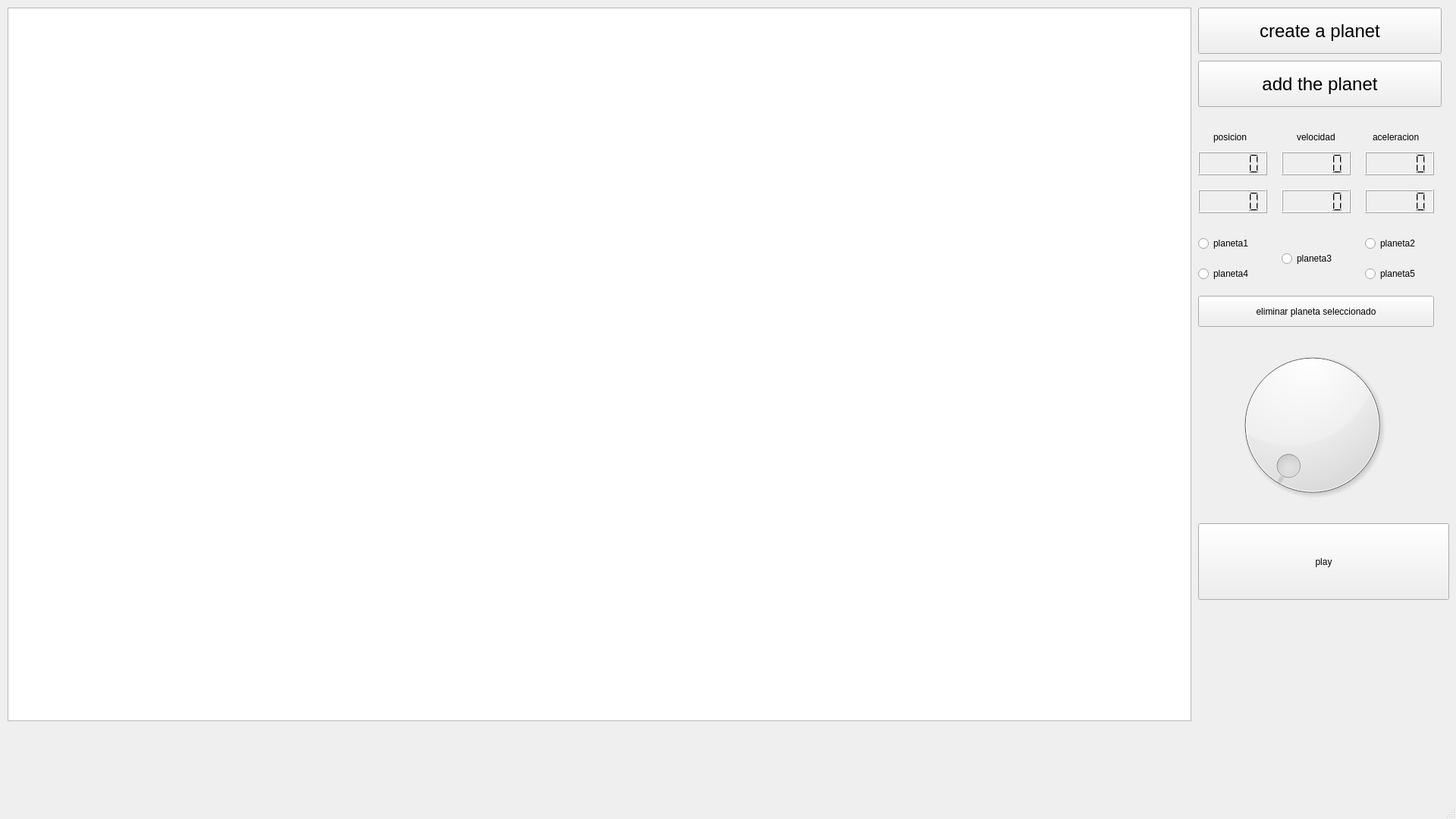
<?xml version="1.0" encoding="UTF-8"?>
<ui version="4.0">
 <class>MainWindow</class>
 <widget class="QMainWindow" name="MainWindow">
  <property name="geometry">
   <rect>
    <x>0</x>
    <y>0</y>
    <width>1920</width>
    <height>1080</height>
   </rect>
  </property>
  <property name="windowTitle">
   <string>MainWindow</string>
  </property>
  <widget class="QWidget" name="centralwidget">
   <widget class="QGraphicsView" name="graphicsView">
    <property name="geometry">
     <rect>
      <x>10</x>
      <y>10</y>
      <width>1561</width>
      <height>941</height>
     </rect>
    </property>
    <property name="cursor" stdset="0">
     <cursorShape>ArrowCursor</cursorShape>
    </property>
    <property name="layoutDirection">
     <enum>Qt::LeftToRight</enum>
    </property>
    <property name="autoFillBackground">
     <bool>false</bool>
    </property>
   </widget>
   <widget class="QPushButton" name="pushButton">
    <property name="geometry">
     <rect>
      <x>1580</x>
      <y>10</y>
      <width>321</width>
      <height>61</height>
     </rect>
    </property>
    <property name="font">
     <font>
      <pointsize>18</pointsize>
     </font>
    </property>
    <property name="text">
     <string>create a planet</string>
    </property>
   </widget>
   <widget class="QPushButton" name="pushButton_2">
    <property name="geometry">
     <rect>
      <x>1580</x>
      <y>80</y>
      <width>321</width>
      <height>61</height>
     </rect>
    </property>
    <property name="font">
     <font>
      <pointsize>18</pointsize>
     </font>
    </property>
    <property name="text">
     <string>add the planet</string>
    </property>
   </widget>
   <widget class="QLCDNumber" name="px">
    <property name="geometry">
     <rect>
      <x>1580</x>
      <y>200</y>
      <width>91</width>
      <height>31</height>
     </rect>
    </property>
   </widget>
   <widget class="QLCDNumber" name="py">
    <property name="geometry">
     <rect>
      <x>1580</x>
      <y>250</y>
      <width>91</width>
      <height>31</height>
     </rect>
    </property>
   </widget>
   <widget class="QLCDNumber" name="vx">
    <property name="geometry">
     <rect>
      <x>1690</x>
      <y>200</y>
      <width>91</width>
      <height>31</height>
     </rect>
    </property>
   </widget>
   <widget class="QLCDNumber" name="vy">
    <property name="geometry">
     <rect>
      <x>1690</x>
      <y>250</y>
      <width>91</width>
      <height>31</height>
     </rect>
    </property>
   </widget>
   <widget class="QLCDNumber" name="ax">
    <property name="geometry">
     <rect>
      <x>1800</x>
      <y>200</y>
      <width>91</width>
      <height>31</height>
     </rect>
    </property>
   </widget>
   <widget class="QLCDNumber" name="ay">
    <property name="geometry">
     <rect>
      <x>1800</x>
      <y>250</y>
      <width>91</width>
      <height>31</height>
     </rect>
    </property>
   </widget>
   <widget class="QRadioButton" name="p1">
    <property name="geometry">
     <rect>
      <x>1580</x>
      <y>310</y>
      <width>97</width>
      <height>22</height>
     </rect>
    </property>
    <property name="text">
     <string>planeta1</string>
    </property>
   </widget>
   <widget class="QRadioButton" name="p2">
    <property name="geometry">
     <rect>
      <x>1800</x>
      <y>310</y>
      <width>97</width>
      <height>22</height>
     </rect>
    </property>
    <property name="text">
     <string>planeta2</string>
    </property>
   </widget>
   <widget class="QRadioButton" name="p4">
    <property name="geometry">
     <rect>
      <x>1580</x>
      <y>350</y>
      <width>97</width>
      <height>22</height>
     </rect>
    </property>
    <property name="text">
     <string>planeta4</string>
    </property>
   </widget>
   <widget class="QRadioButton" name="p5">
    <property name="geometry">
     <rect>
      <x>1800</x>
      <y>350</y>
      <width>97</width>
      <height>22</height>
     </rect>
    </property>
    <property name="text">
     <string>planeta5</string>
    </property>
   </widget>
   <widget class="QRadioButton" name="p3">
    <property name="geometry">
     <rect>
      <x>1690</x>
      <y>330</y>
      <width>97</width>
      <height>22</height>
     </rect>
    </property>
    <property name="text">
     <string>planeta3</string>
    </property>
   </widget>
   <widget class="QPushButton" name="pushButton_3">
    <property name="geometry">
     <rect>
      <x>1580</x>
      <y>690</y>
      <width>331</width>
      <height>101</height>
     </rect>
    </property>
    <property name="text">
     <string>play</string>
    </property>
   </widget>
   <widget class="QLabel" name="label">
    <property name="geometry">
     <rect>
      <x>1600</x>
      <y>170</y>
      <width>81</width>
      <height>21</height>
     </rect>
    </property>
    <property name="text">
     <string>posicion</string>
    </property>
   </widget>
   <widget class="QLabel" name="label_2">
    <property name="geometry">
     <rect>
      <x>1710</x>
      <y>170</y>
      <width>81</width>
      <height>21</height>
     </rect>
    </property>
    <property name="text">
     <string>velocidad</string>
    </property>
   </widget>
   <widget class="QLabel" name="label_3">
    <property name="geometry">
     <rect>
      <x>1810</x>
      <y>170</y>
      <width>81</width>
      <height>21</height>
     </rect>
    </property>
    <property name="text">
     <string>aceleracion</string>
    </property>
   </widget>
   <widget class="QPushButton" name="pushButton_4">
    <property name="geometry">
     <rect>
      <x>1580</x>
      <y>390</y>
      <width>311</width>
      <height>41</height>
     </rect>
    </property>
    <property name="text">
     <string>eliminar planeta seleccionado</string>
    </property>
   </widget>
   <widget class="QDial" name="dial">
    <property name="geometry">
     <rect>
      <x>1580</x>
      <y>450</y>
      <width>301</width>
      <height>221</height>
     </rect>
    </property>
    <property name="minimum">
     <number>1</number>
    </property>
    <property name="maximum">
     <number>15</number>
    </property>
   </widget>
  </widget>
  <widget class="QMenuBar" name="menubar">
   <property name="geometry">
    <rect>
     <x>0</x>
     <y>0</y>
     <width>1920</width>
     <height>25</height>
    </rect>
   </property>
  </widget>
  <widget class="QStatusBar" name="statusbar"/>
 </widget>
 <resources/>
 <connections/>
</ui>
